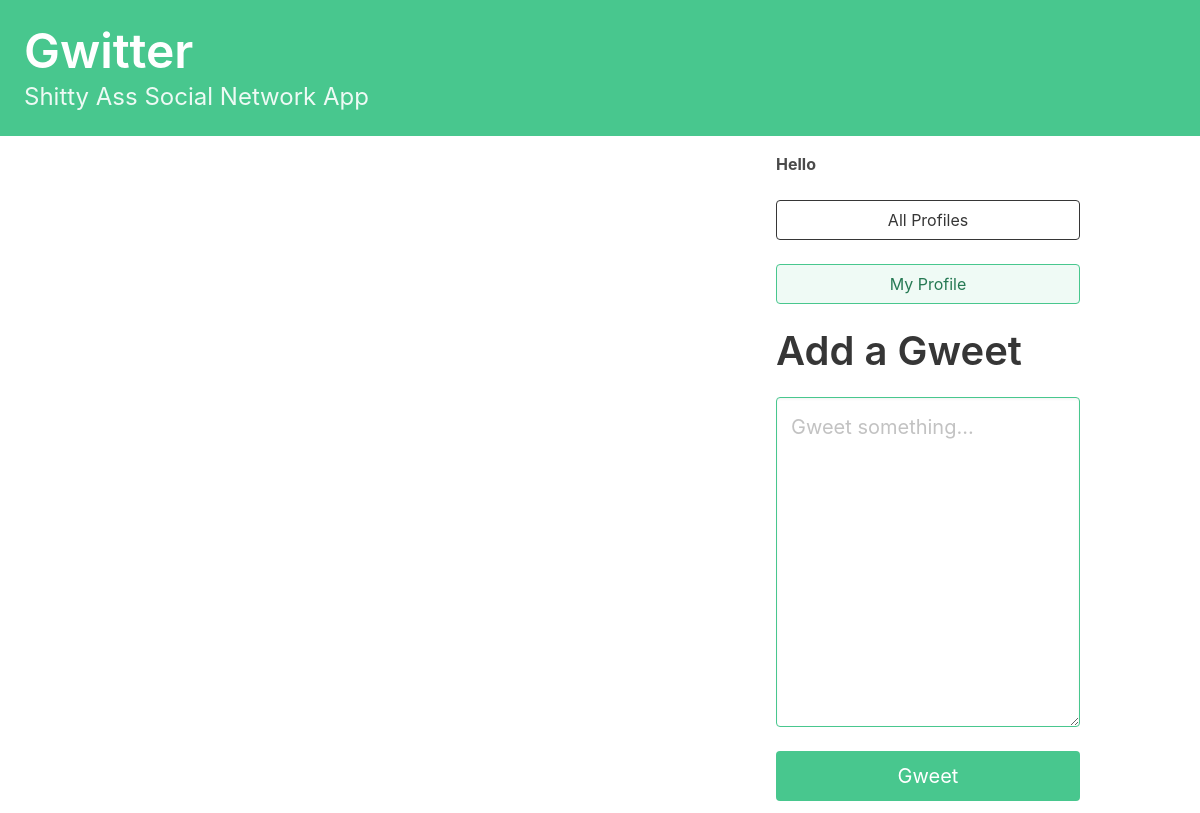
Before: /gwitter/ with the older database file.
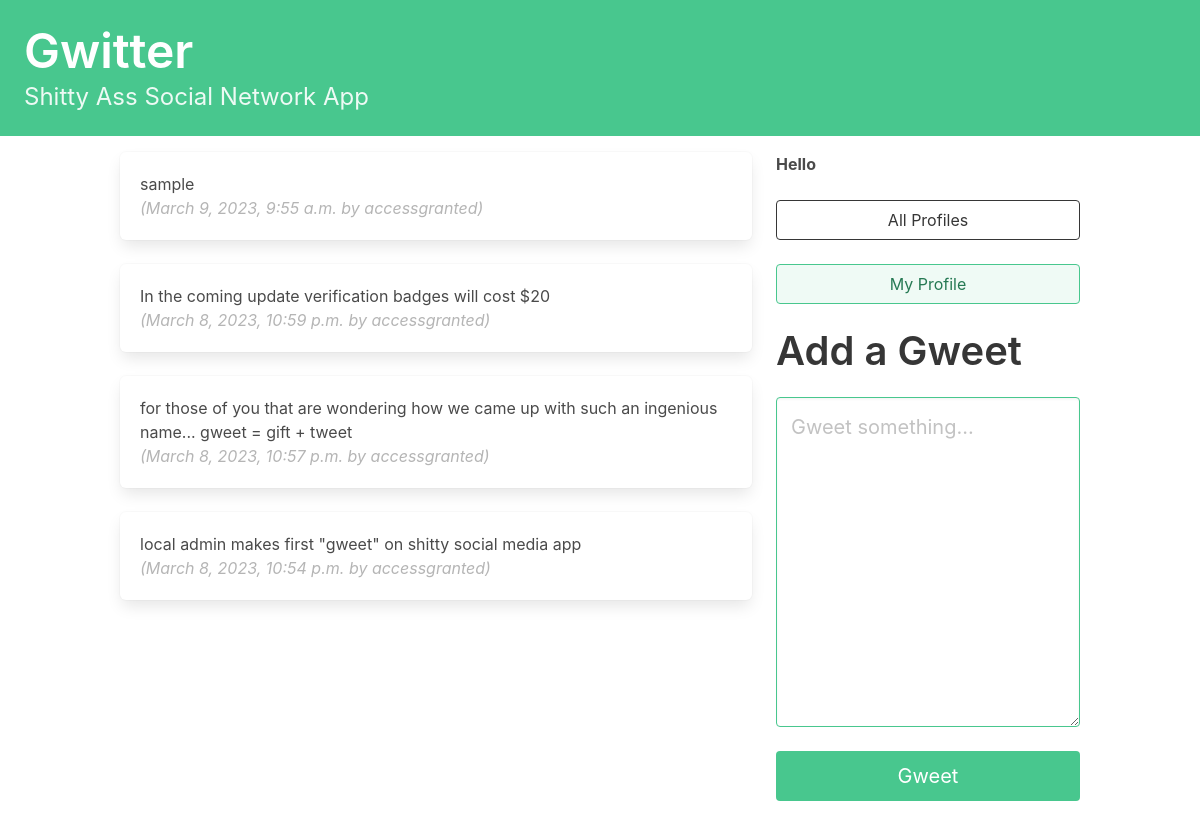
After: the same page with the newer database file.
### gwitter/models.py (models this page shows, shortened)
class Gweet(models.Model):
    user = models.ForeignKey(User, related_name='gweets', on_delete=models.DO_NOTHING)
    body = models.CharField(max_length=140)
    created_at = models.DateTimeField(auto_now_add=True)

### gwitter/views.py (the view, shortened to what this page needs)
# urls.py: path('', dashboard, name='dashboard'),
def dashboard(request):
    form = GweetForm(request.POST or None)
    gweets = Gweet.objects.all().order_by('-created_at')
    return render(request, 'gwitter/dashboard.html', {'gweets':gweets, 'form':form, 'user':request.user.username})

### gwitter/forms.py
class GweetForm(forms.ModelForm):
    body = forms.CharField(required=True,
                           widget=forms.widgets.Textarea(
                                attrs={
                                    "placeholder": "Gweet something...",
                                    "class": "textarea is-success is-medium",
                                }
                            ),
                            label='',)
    class Meta():
        model = Gweet
        exclude = ('user', )

### gwitter/templates/gwitter/dashboard.html (shortened to what this page needs)
{% extends 'base.html' %}
{% block content %}
    <div class="column">
        {% for gweet in gweets %}
            <div class="box">
                {{ gweet.body }}
                <span class="is-small has-text-grey-light">
                    <br>
                    <i>({{ gweet.created_at }} by {{ gweet.user.username }})</i>
                </span>
            </div>
        {% endfor %}
    </div>
    <div class="column is-one-third">
        <div class="block">
            <b>Hello {{ user }}</b>
        </div>
        <div class="block">
            <a href="{% url 'gwitter:profile-list' %} ">
                <button class="button is-dark is-outlined is-fullwidth">
                    All Profiles
                </button>
            </a>
        </div>
        <div class="block">
            <a href="{% url 'gwitter:profile' request.user.username %} ">
                <button class="button is-success is-light is-outlined is-fullwidth">
                    My Profile
                </button>
            </a>
        </div>
        <div class="block">
            <div class="block">
                <h2 class="title is-2">Add a Gweet</p>
            </div>
            <div class="block">
                <form method="post">
                    {{ form.as_p }}
                    <button class="button is-success is-fullwidth is-medium mt-5" type="submit">
                        Gweet
                    </button>
                </form>
            </div>
        </div>
    </div>
{% endblock content %}

### gwitter/templates/base.html (shortened to what this page needs)
<!DOCTYPE html>
<html lang="en">
<head>
    <link rel="stylesheet"
          href="https://cdn.jsdelivr.net/npm/bulma@0.9.3/css/bulma.min.css">
</head>
<body>
    <a href="{% url 'gwitter:dashboard' %}">
        <section class="hero is-small is-success mb-4">
            <div class="hero-body">
                <h1 class="title is-1">Gwitter</h1>
                <p class="subtitle is-4">
                    Shitty Ass Social Network App
                </p>
            </div>
        </section>
    </a>
    <div class="container">
        <div class="columns">
            {% block content %}
            {% endblock content %}
        </div>
    </div>
</body>
</html>

Changed rows visible on the page:
added Gweet: body "sample", created_at "March 9, 2023, 9:55 a.m.", user.username "accessgranted"
added Gweet: body "In the coming update verification badges will cost $20", created_at "March 8, 2023, 10:59 p.m.", user.username "accessgranted"
added Gweet: body "for those of you that are wondering how we came up with such an ingenious name... gweet = gift + tweet", created_at "March 8, 2023, 10:57 p.m.", user.username "accessgranted"
added Gweet: body "local admin makes first \"gweet\" on shitty social media app", created_at "March 8, 2023, 10:54 p.m.", user.username "accessgranted"
